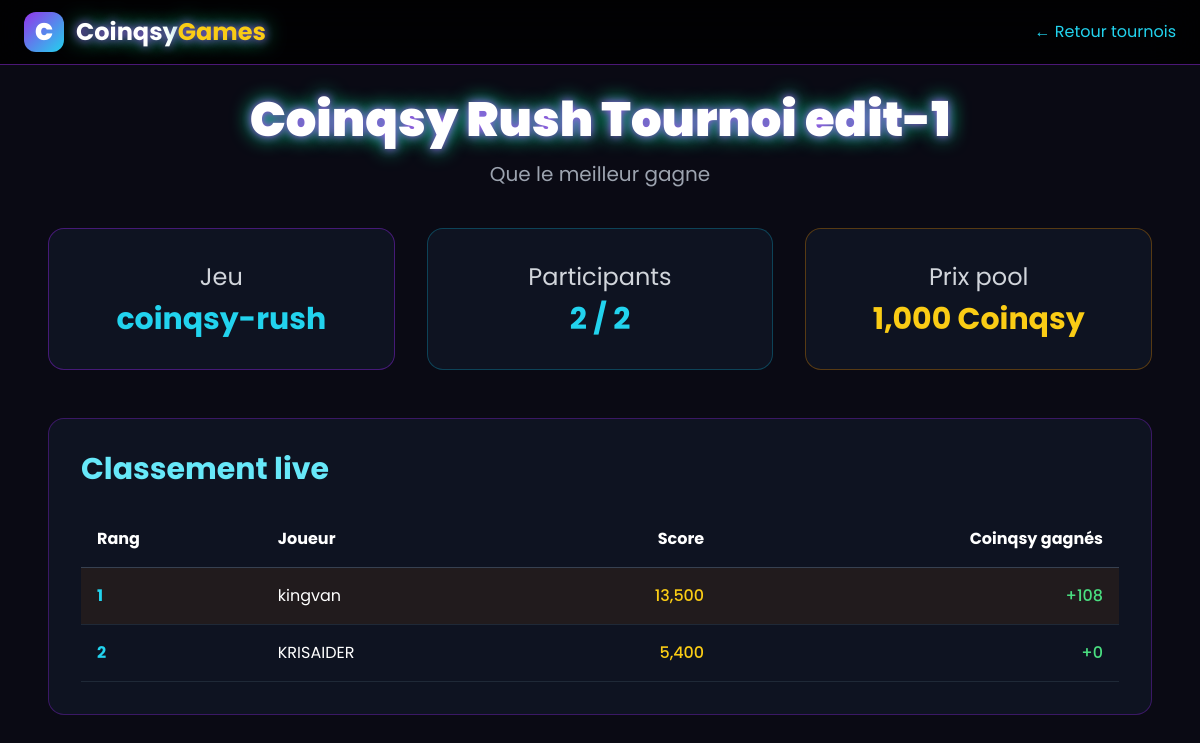
/tournois/tournois_details.php?id=1, run on the app's committed database.
### tables this page shows
CREATE TABLE `tournois` (
  `id` int(11) NOT NULL,
  `nom` varchar(150) NOT NULL,
  `description` text DEFAULT NULL,
  `jeu_slug` varchar(80) NOT NULL,
  `date_debut` datetime NOT NULL,
  `date_fin` datetime NOT NULL,
  `type` enum('solo','duo','equipe') DEFAULT 'solo',
  `places_max` int(11) DEFAULT 100,
  `places_restantes` int(11) DEFAULT 100,
  `frais_inscription` int(11) DEFAULT 0,
  `prix_pool` bigint(20) DEFAULT 0,
  `statut` enum('ouvert','en_cours','termine','annule') DEFAULT 'ouvert',
  `created_at` datetime DEFAULT current_timestamp()
);

CREATE TABLE `tournoi_participations` (
  `id` bigint(20) NOT NULL,
  `user_id` int(11) NOT NULL,
  `tournoi_id` int(11) NOT NULL,
  `score` bigint(20) DEFAULT 0,
  `rank` int(11) DEFAULT NULL,
  `coins_gagnes` bigint(20) DEFAULT 0,
  `inscrit_le` datetime DEFAULT current_timestamp()
);

CREATE TABLE `users` (
  `id` int(11) NOT NULL,
  `username` varchar(50) NOT NULL,
  `email` varchar(100) NOT NULL,
  `password_hash` varchar(255) NOT NULL,
  `coins_balance` bigint(20) DEFAULT 0,
  `created_at` datetime DEFAULT current_timestamp(),
  `last_login` datetime DEFAULT NULL,
  `eligible_conversion` int(11) NOT NULL
);

### tournois/tournois_details.php (the view, shortened to what this page needs)
<?php
include '../bd/bd.php';
$tournoi_id = (int)$_GET['id'];
$stmt = $pdo->prepare("SELECT * FROM tournois WHERE id = ?");
$stmt->execute([$tournoi_id]);
$tournoi = $stmt->fetch();
$stmt = $pdo->prepare("
    SELECT u.username, tp.score, tp.rank, tp.coins_gagnes
    FROM tournoi_participations tp
    JOIN users u ON tp.user_id = u.id
    WHERE tp.tournoi_id = ?
    ORDER BY tp.score DESC, tp.inscrit_le ASC
");
$stmt->execute([$tournoi_id]);
$participants = $stmt->fetchAll();
$total_participants = count($participants);
?>
<!DOCTYPE html>
<html lang="fr" class="dark">
<head>
  <script src="https://cdn.tailwindcss.com"></script>
</head>
<body class="min-h-screen">
  <header class="fixed top-0 left-0 right-0 z-50 bg-black/85 backdrop-blur-xl border-b border-purple-800/70">
    <div class="max-w-7xl mx-auto px-6 flex justify-between items-center h-16">
      <a href="../index.php" class="flex items-center space-x-3">
        <div class="w-10 h-10 bg-gradient-to-br from-purple-600 to-cyan-400 rounded-xl flex items-center justify-center text-2xl font-black">C</div>
        <span class="text-2xl font-bold neon-glow">Coinqsy<span class="text-yellow-400">Games</span></span>
      </a>
      <a href="index.php" class="text-cyan-400 hover:underline">← Retour tournois</a>
    </div>
  </header>
  <main class="pt-24 pb-16 max-w-6xl mx-auto px-6">
    <h1 class="text-4xl md:text-5xl font-black text-center mb-4 neon-glow">
      <?= htmlspecialchars($tournoi['nom']) ?>
    </h1>
    <p class="text-xl text-gray-400 text-center mb-10">
      <?= nl2br(htmlspecialchars($tournoi['description'])) ?>
    </p>
    <div class="grid grid-cols-1 md:grid-cols-3 gap-8 mb-12">
      <div class="bg-gray-900/70 rounded-2xl p-8 text-center border border-purple-700/50">
        <div class="text-2xl text-gray-300 mb-2">Jeu</div>
        <div class="text-3xl font-bold text-cyan-400"><?= htmlspecialchars($tournoi['jeu_slug']) ?></div>
      </div>
      <div class="bg-gray-900/70 rounded-2xl p-8 text-center border border-cyan-700/50">
        <div class="text-2xl text-gray-300 mb-2">Participants</div>
        <div class="text-3xl font-bold text-cyan-400"><?= $total_participants ?> / <?= $tournoi['places_max'] ?></div>
      </div>
      <div class="bg-gray-900/70 rounded-2xl p-8 text-center border border-yellow-700/50">
        <div class="text-2xl text-gray-300 mb-2">Prix pool</div>
        <div class="text-3xl font-bold text-yellow-400"><?= number_format($tournoi['prix_pool']) ?> Coinqsy</div>
      </div>
    </div>
    <div class="bg-gray-900/70 rounded-2xl p-8 border border-purple-700/40">
      <h2 class="text-3xl font-bold mb-6 text-cyan-300">
        <?= $tournoi['statut'] === 'en_cours' ? 'Classement live' : 'Participants' ?>
      </h2>
      <?php if (empty($participants)): ?>
        <p class="text-gray-400 text-center py-8">Aucun participant pour le moment.</p>
      <?php else: ?>
        <div class="overflow-x-auto">
          <table class="w-full text-left">
            <thead>
              <tr class="border-b border-gray-700">
                <th class="py-4 px-4">Rang</th>
                <th class="py-4 px-4">Joueur</th>
                <th class="py-4 px-4 text-right">Score</th>
                <th class="py-4 px-4 text-right">Coinqsy gagnés</th>
              </tr>
            </thead>
            <tbody id="classement-body">
              <?php foreach ($participants as $index => $p): ?>
                <tr class="border-b border-gray-800 hover:bg-gray-800/50 <?= $index === 0 ? 'bg-yellow-900/20' : '' ?>">
                  <td class="py-4 px-4 font-bold text-cyan-400">
                    <?= $p['rank'] ? $p['rank'] : ($index + 1) ?>
                  </td>
                  <td class="py-4 px-4"><?= htmlspecialchars($p['username']) ?></td>
                  <td class="py-4 px-4 text-right text-yellow-400 font-medium"><?= number_format($p['score']) ?></td>
                  <td class="py-4 px-4 text-right text-green-400 font-medium">+<?= number_format($p['coins_gagnes']) ?></td>
                </tr>
              <?php endforeach; ?>
            </tbody>
          </table>
        </div>
      <?php endif; ?>
    </div>
  </main>
</body>
</html>

### tournois/tournois_details.php (style rules this page uses)
body { font-family: 'Poppins', sans-serif; background: #0a0a14; color: white; }
.neon-glow { text-shadow: 0 0 10px #a855f7, 0 0 20px #00ff9d; }

### data on the page
tournois: nom "Coinqsy Rush Tournoi edit-1", description "Que le meilleur gagne", jeu_slug "coinqsy-rush", places_max "2", prix_pool "1,000"
tournoi_participations: user.username "kingvan", score "13,500", coins_gagnes "108"
tournoi_participations: user.username "KRISAIDER", score "5,400", coins_gagnes "0"

### other printed values
$total_participants "2"
